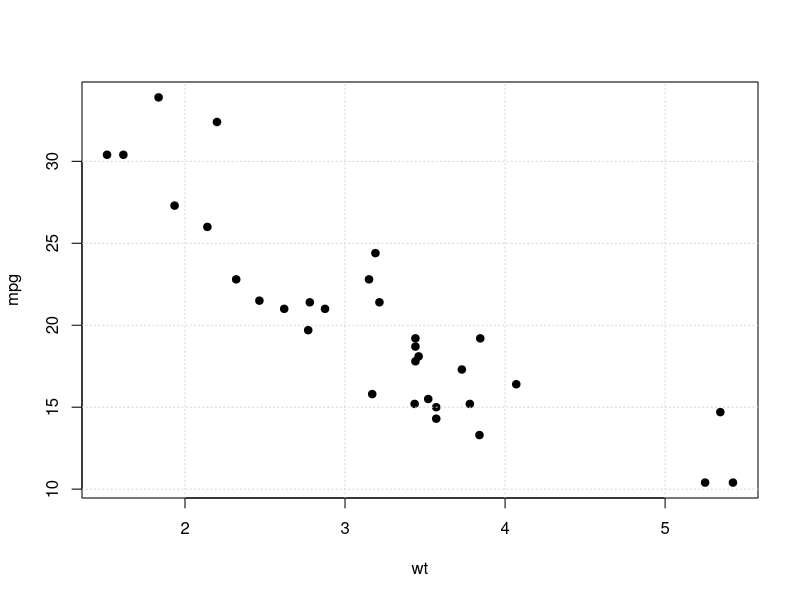
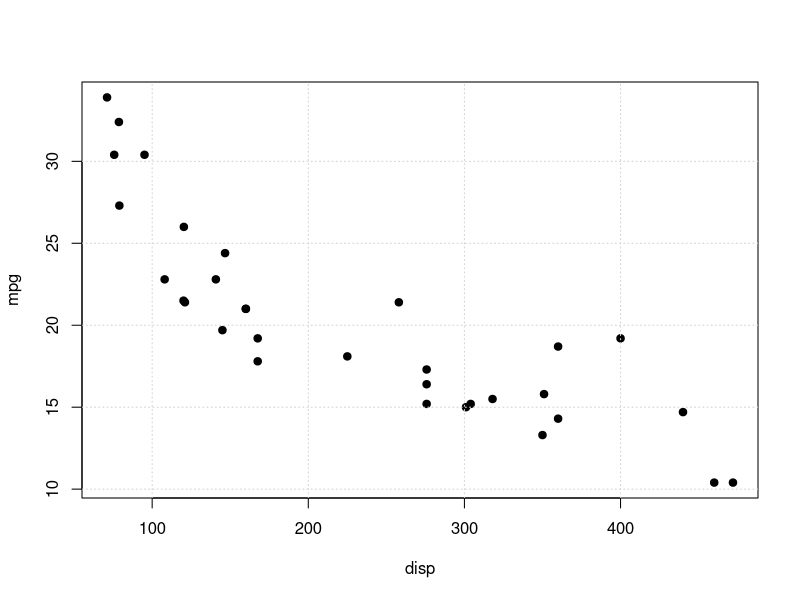
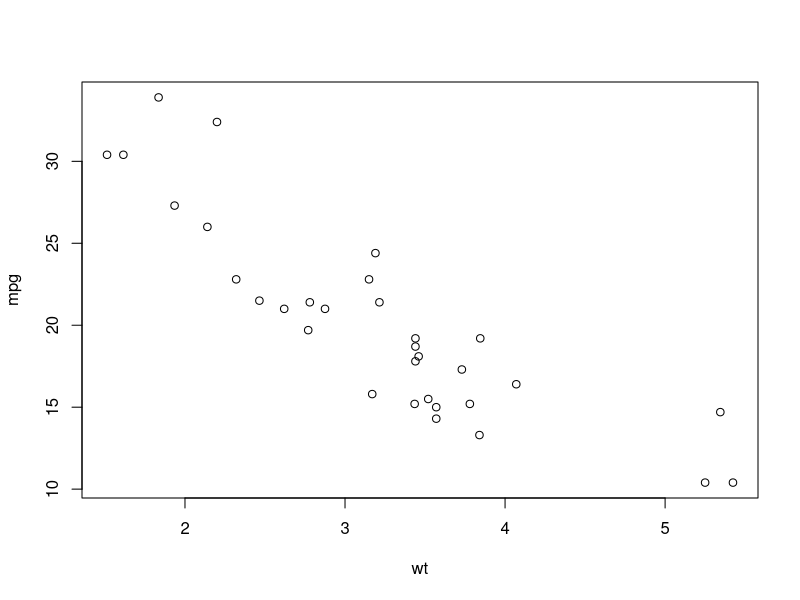
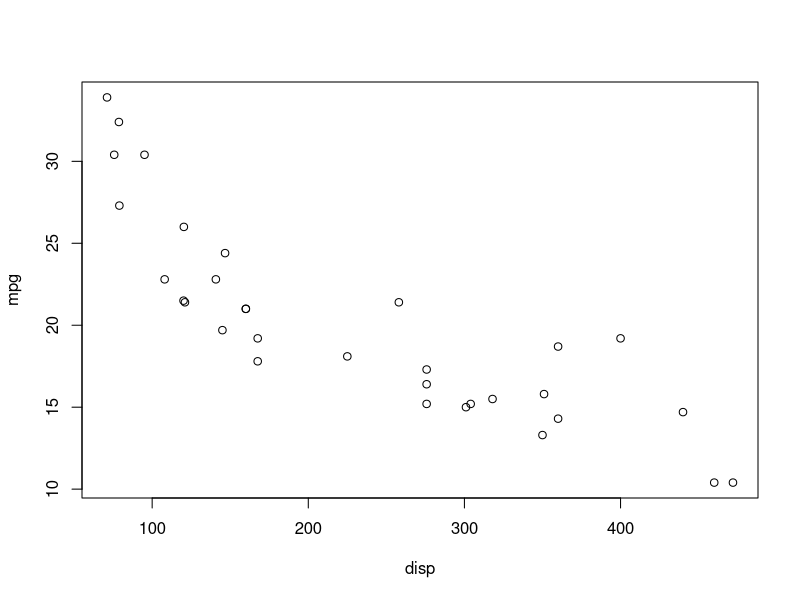
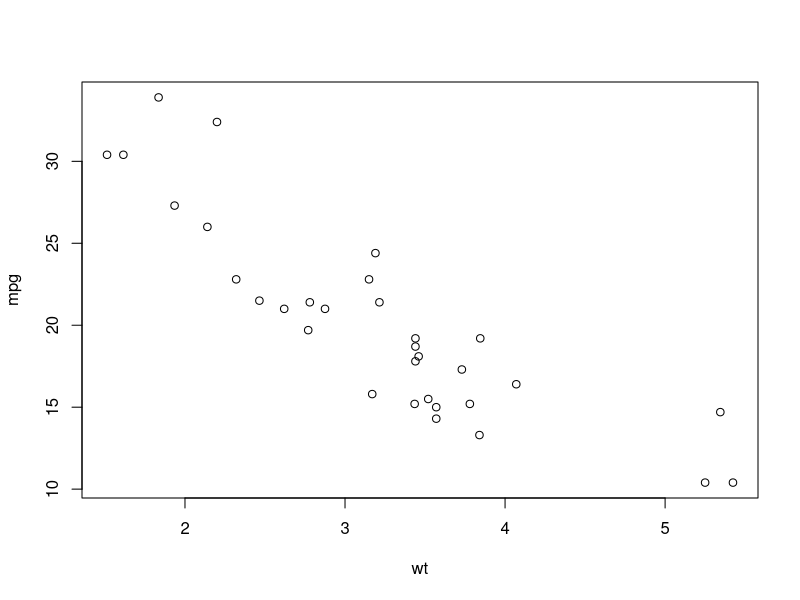
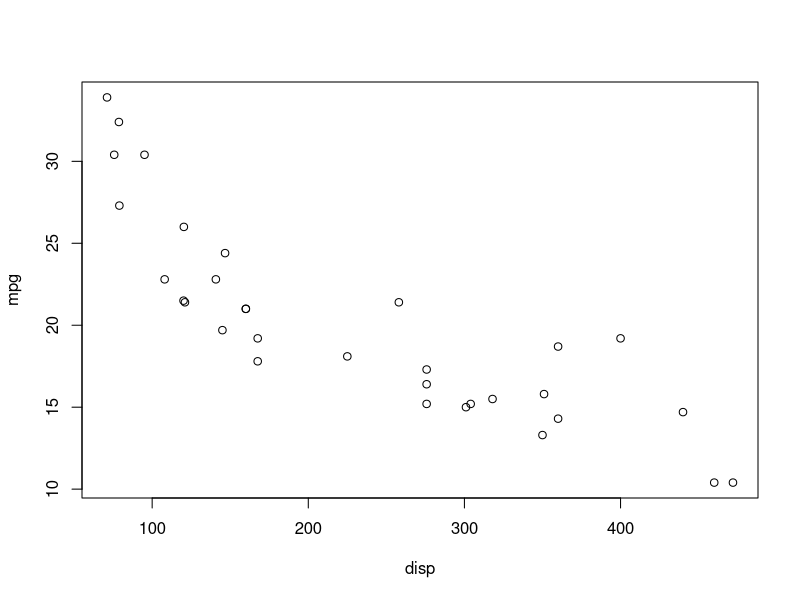

These figures' R source, in order:
## ---- chunk 1
knitr::opts_chunk$set(echo = TRUE)
## ---- chunk 2
data(mtcars)
## ---- chunk 3
head(mtcars)
## ---- chunk 4
plot(mpg~wt,data=mtcars, pch=19)
grid()
## ---- chunk 5
cor(mtcars$mpg, mtcars$wt)
## ---- chunk 6
model1 <- lm(mpg ~ wt, data = mtcars)

summary(model1)
## ---- chunk 7
plot(mpg~disp,data=mtcars, pch=19)
grid()
## ---- chunk 8
cor(mtcars$mpg, mtcars$disp)
## ---- chunk 9
model2 <- lm(mpg ~ disp, data = mtcars)
summary(model2)
## ---- chunk 10
plot(mpg ~ wt+disp, data = mtcars)
## ---- chunk 11
model3= lm(mpg ~ wt+disp, data = mtcars)
summary(model3)
## ---- chunk 12
plot(mpg ~ wt+disp, data = mtcars)
## ---- chunk 13
model3= lm(mpg ~ wt+disp, data = mtcars)
summary(model3)
## ---- chunk 14
summary(model3)
## ---- chunk 15
anova_result <- anova(model1, model3)
print(anova_result)
